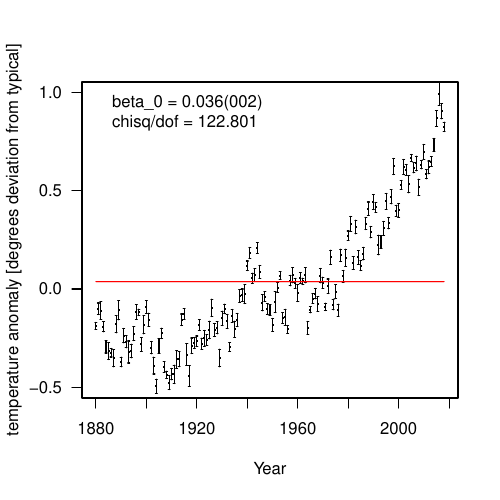

Here is the R script that generated this plot:
# * The aim of this analysis is to compare fits of different polynomial
#   degree to the global temperature anomaly data since 1880 until 2016
#   as a function of the year. The method of choice is a linear regression
#   as described in chapter 4.2 of the CP script.

# * in this analysis we will read the temperature anomaly data from file
# * we will then remove any years with missing entries, although we
#   could also simply ignore those months
# * we will assume that we can use the months of the year as independent samples
#   of the temperature anomaly for the given year and that the anomalies from different years
#   are not correlated (both of these assumptions are almost certainly incorrect, the latter
#   of course much more so than the former)
# * in order for the matrix inversions to behave better, we normalise the independent variable
#   to an interval between [0,1]
# * we then follow the script to find best fit parameters for polynomials 
#   of degree 0, 1, 2 and 3 and plot the data together with best fit curves
#   for visual inspection of the results
# * using the estimate of the covariance matrix of the parameters, we are
#   able to quote standard errors on the parameters for each fit
# * the result of the fit should include a statement of the covariance matrix of
#   paramters as well as some confidence intervals for the fits,
#   which we can again compute from our estimate

# read the temperature anomaly data into a table
tanom <- read.csv("GLB.Ts+dSST.csv",
                  skip=1, # we skip the first line as it contains only meta-information
                  colClasses = numeric(), # to make it easier for R, to interpret the data, we specify "numeric()"
                  na.strings = "***" # missing measurements are marked with three aterisks in this dataset
                                     # R will convert this to NA, which represents "not available" data
                  )

# we normalise the year to the interval [0,1], with 1880 <-> 0
yearnorm <- max(tanom$Year) - min(tanom$Year)
yearsub <- min(tanom$Year)
tanom[,"Year"] <- (tanom[,"Year"]-yearsub)/(yearnorm)

# we have to remove missing measurements since we would like to average over the months
# the missing measurements are indicated by asterisks
nayears <- apply(tanom[,2:13],
                 MARGIN=1,
                 FUN=function(row){
                       any(is.na(row))
                     }
                )
# we remove the years which had missing measurements and restict to the month columns
# and year columns
tanom <- tanom[!nayears,1:13]

# extract the measurements for all months and all remaining years
# into a matrix
# a pesky problem in R, despite all its good aspects, is that data structures
# sometimes behave in weird ways when they contain names, which is useful
# in some cases and not so useful in others, such as this one..
Y <- as.matrix(tanom[,2:13])
dimnames(Y) <- NULL

# we average the temperature anomaly over the months, assuming that the deviations
# from a "typical January", "typical February" etc.
# are the same for all months in first approximation, so the months
# serve as our samples of the deviation in a given year
mY <- apply(Y,
           MARGIN=1,
           FUN=mean)
# construct a diagonal covariance matrix
sY <- apply(X=Y,
            MARGIN=1,
            FUN=sd
            )

# the error on the mean of Y is probably closer to the sample sd, but let's go
# with the assumption of independence
dY <- sY/sqrt(ncol(Y)-1)

# the diagonal variance matrix of the means
C <- diag( dY^2 )
# in the notation of the script, D would be diag( 1 / dY )
# but here we construct the inverse of C directly
Cinv <- diag( 1 / dY^2 )

# matrix of year^a, where a \in [0,1,2,3]
Z <- outer(X=tanom[,1],
           Y=0:3,
           FUN='^')

# now find T_beta for the different polynomials
T_beta <- list()
C_beta <- list()
for( n in 0:3 ){
  z <- Z[, (0:n)+1 ]
  
  # convenience variable
  B <- t(z) %*% Cinv
  
  # covariance matrix of the parameters
  c_beta <- solve(B %*% z)

  # T_beta = ( t(Z) . Cinv . Z )^{-1} . t(Z) . Cinv . Y 
  # from the script
  beta <- c_beta %*% B %*% mY

  T_beta[[length(T_beta)+1]] <- beta
  C_beta[[length(C_beta)+1]] <- c_beta
}

plotwitherror <- function(x, y, dy, col="black", ...) {
  plot(x=x, y=y, col=col, ...)
  arrows(x0=x, y0=y-dy, x1=x, y1=y+dy, length=0.01,
         angle=90, code=3, col=col)
}

pdf("task1_linreg.pdf",width=5,height=5)
for( n in 1:4 ){
  # unnormalise our year variable 
  x <- Z[,2]*yearnorm+yearsub
  plotwitherror(y=mY,
                dy=dY,
                x=x,
                xlab="Year",
                ylab="temperature anomaly [degrees deviation from typical]",
                xlim=range(x),
                las=1,
                pch='.',cex=2)

  z <- Z[,1:n]
  beta <- T_beta[[n]]
  c_beta <- C_beta[[n]]
  Zbeta <- z %*% beta
  YmZbeta <- mY - Zbeta
  chisq <- t(YmZbeta) %*% Cinv %*% YmZbeta
  
  lines(x=x,
        y=Zbeta,
        col="red")
  legend(x="topleft",
         legend=c(sprintf("beta_%d = %.3f(%03d)", 
                          (1:n)-1, 
                          beta[,1], 
                          as.integer(10^3*signif(sqrt(diag(c_beta)),digits=3)) 
                          ),
                  sprintf("chisq/dof = %.3f", chisq/(length(mY)-n))
                  ),
         bty='n'
         )

  # add an error band to the plot, hopefully this corresponds to 1-sigma
  # we will see here that the assumption of independence is certainly not a good one
  dFit <- sqrt(diag(z %*% c_beta %*% t(z)))
  poly.x <- c(x,rev(x))
  poly.y <- c( Zbeta + dFit,
               rev( Zbeta - dFit )
               )
  polygon(x=poly.x,y=poly.y,
          col=rgb(red=1.0,
                  green=0.0,
                  blue=0.0,
                  alpha=0.6),
          border=NA)

}
dev.off()

